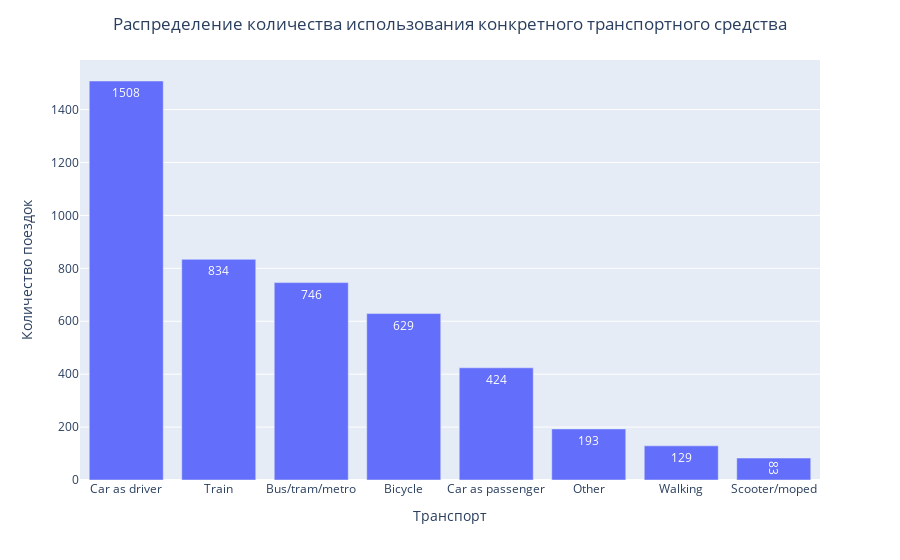

Here is the notebook cell this chart was saved with:
### Markdown cell above
### График 1 (Целевая переменная (KHVM))

### Code cell
df2 = df_map.groupby('KHVM').size().reset_index().rename(columns = {'KHVM': 'Транспорт', 0: 'Количество поездок'}).sort_values('Количество поездок', ascending=False)
print(df2)

fig2 = px.bar(df2, x='Транспорт', y = 'Количество поездок', text_auto=True)
fig2.update_layout(title = {'text': 'Распределение количества использования конкретного транспортного средства', 'x': 0.5})
fig2.show()

### Figure 1 — Plotly figure (JSON) as saved in the notebook; plotly's stock layout.template omitted (floating-point values rounded to 4 significant figures)
{"data": [{"hovertemplate": "Транспорт=%{x}<br>Количество поездок=%{y}<extra></extra>", "legendgroup": "", "marker": {"color": "#636efa", "pattern": {"shape": ""}}, "name": "", "orientation": "v", "showlegend": false, "textposition": "auto", "texttemplate": "%{y}", "type": "bar", "x": ["Car as driver", "Train", "Bus/tram/metro", "Bicycle", "Car as passenger", "Other", "Walking", "Scooter/moped"], "xaxis": "x", "y": [1508, 834, 746, 629, 424, 193, 129, 83], "yaxis": "y"}], "layout": {"barmode": "relative", "legend": {"tracegroupgap": 0}, "margin": {"t": 60}, "title": {"text": "Распределение количества использования конкретного транспортного средства", "x": 0.5}, "xaxis": {"anchor": "y", "domain": [0, 1], "title": {"text": "Транспорт"}}, "yaxis": {"anchor": "x", "domain": [0, 1], "title": {"text": "Количество поездок"}}}}
